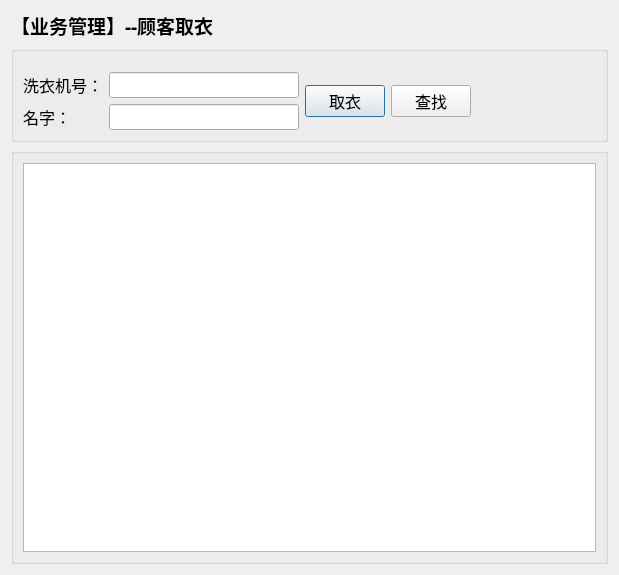
<?xml version="1.0" encoding="UTF-8"?>
<ui version="4.0">
 <class>CheckOutDialog</class>
 <widget class="QDialog" name="CheckOutDialog">
  <property name="geometry">
   <rect>
    <x>0</x>
    <y>0</y>
    <width>619</width>
    <height>575</height>
   </rect>
  </property>
  <property name="windowTitle">
   <string>Dialog</string>
  </property>
  <layout class="QVBoxLayout" name="verticalLayout_3">
   <item>
    <layout class="QVBoxLayout" name="verticalLayout_2">
     <item>
      <layout class="QHBoxLayout" name="horizontalLayout">
       <item>
        <widget class="QLabel" name="label_3">
         <property name="sizePolicy">
          <sizepolicy hsizetype="Preferred" vsizetype="Maximum">
           <horstretch>0</horstretch>
           <verstretch>0</verstretch>
          </sizepolicy>
         </property>
         <property name="font">
          <font>
           <family>楷体</family>
           <pointsize>14</pointsize>
           <weight>75</weight>
           <bold>true</bold>
          </font>
         </property>
         <property name="text">
          <string>【业务管理】--顾客取衣</string>
         </property>
        </widget>
       </item>
       <item>
        <spacer name="horizontalSpacer">
         <property name="orientation">
          <enum>Qt::Horizontal</enum>
         </property>
         <property name="sizeHint" stdset="0">
          <size>
           <width>40</width>
           <height>20</height>
          </size>
         </property>
        </spacer>
       </item>
      </layout>
     </item>
     <item>
      <layout class="QHBoxLayout" name="horizontalLayout_5">
       <item>
        <widget class="QGroupBox" name="groupBox_2">
         <property name="font">
          <font>
           <family>楷体</family>
           <pointsize>12</pointsize>
          </font>
         </property>
         <property name="title">
          <string/>
         </property>
         <layout class="QHBoxLayout" name="horizontalLayout_4">
          <property name="topMargin">
           <number>20</number>
          </property>
          <item>
           <layout class="QHBoxLayout" name="horizontalLayout_3">
            <item>
             <layout class="QHBoxLayout" name="horizontalLayout_2">
              <item>
               <layout class="QGridLayout" name="gridLayout">
                <item row="1" column="0" colspan="2">
                 <widget class="QLabel" name="label_2">
                  <property name="text">
                   <string>名字：</string>
                  </property>
                 </widget>
                </item>
                <item row="1" column="2">
                 <widget class="QLineEdit" name="lineEdit_name">
                  <property name="sizePolicy">
                   <sizepolicy hsizetype="Maximum" vsizetype="Fixed">
                    <horstretch>0</horstretch>
                    <verstretch>0</verstretch>
                   </sizepolicy>
                  </property>
                  <property name="minimumSize">
                   <size>
                    <width>190</width>
                    <height>26</height>
                   </size>
                  </property>
                 </widget>
                </item>
                <item row="0" column="0" colspan="2">
                 <widget class="QLabel" name="label">
                  <property name="text">
                   <string>洗衣机号：</string>
                  </property>
                 </widget>
                </item>
                <item row="0" column="2">
                 <widget class="QLineEdit" name="lineEdit_no">
                  <property name="sizePolicy">
                   <sizepolicy hsizetype="Maximum" vsizetype="Fixed">
                    <horstretch>0</horstretch>
                    <verstretch>0</verstretch>
                   </sizepolicy>
                  </property>
                  <property name="minimumSize">
                   <size>
                    <width>190</width>
                    <height>26</height>
                   </size>
                  </property>
                 </widget>
                </item>
               </layout>
              </item>
              <item>
               <widget class="QPushButton" name="button_find">
                <property name="minimumSize">
                 <size>
                  <width>80</width>
                  <height>30</height>
                 </size>
                </property>
                <property name="text">
                 <string>取衣</string>
                </property>
               </widget>
              </item>
              <item>
               <widget class="QPushButton" name="push_find">
                <property name="minimumSize">
                 <size>
                  <width>80</width>
                  <height>30</height>
                 </size>
                </property>
                <property name="text">
                 <string>查找</string>
                </property>
               </widget>
              </item>
              <item>
               <spacer name="horizontalSpacer_2">
                <property name="orientation">
                 <enum>Qt::Horizontal</enum>
                </property>
                <property name="sizeHint" stdset="0">
                 <size>
                  <width>40</width>
                  <height>20</height>
                 </size>
                </property>
               </spacer>
              </item>
             </layout>
            </item>
           </layout>
          </item>
         </layout>
        </widget>
       </item>
      </layout>
     </item>
     <item>
      <layout class="QGridLayout" name="gridLayout_2">
       <item row="0" column="0">
        <widget class="QGroupBox" name="groupBox">
         <property name="minimumSize">
          <size>
           <width>500</width>
           <height>300</height>
          </size>
         </property>
         <property name="title">
          <string/>
         </property>
         <layout class="QVBoxLayout" name="verticalLayout">
          <item>
           <widget class="QTableView" name="tableView"/>
          </item>
         </layout>
        </widget>
       </item>
      </layout>
     </item>
    </layout>
   </item>
  </layout>
  <zorder></zorder>
 </widget>
 <resources/>
 <connections/>
</ui>
